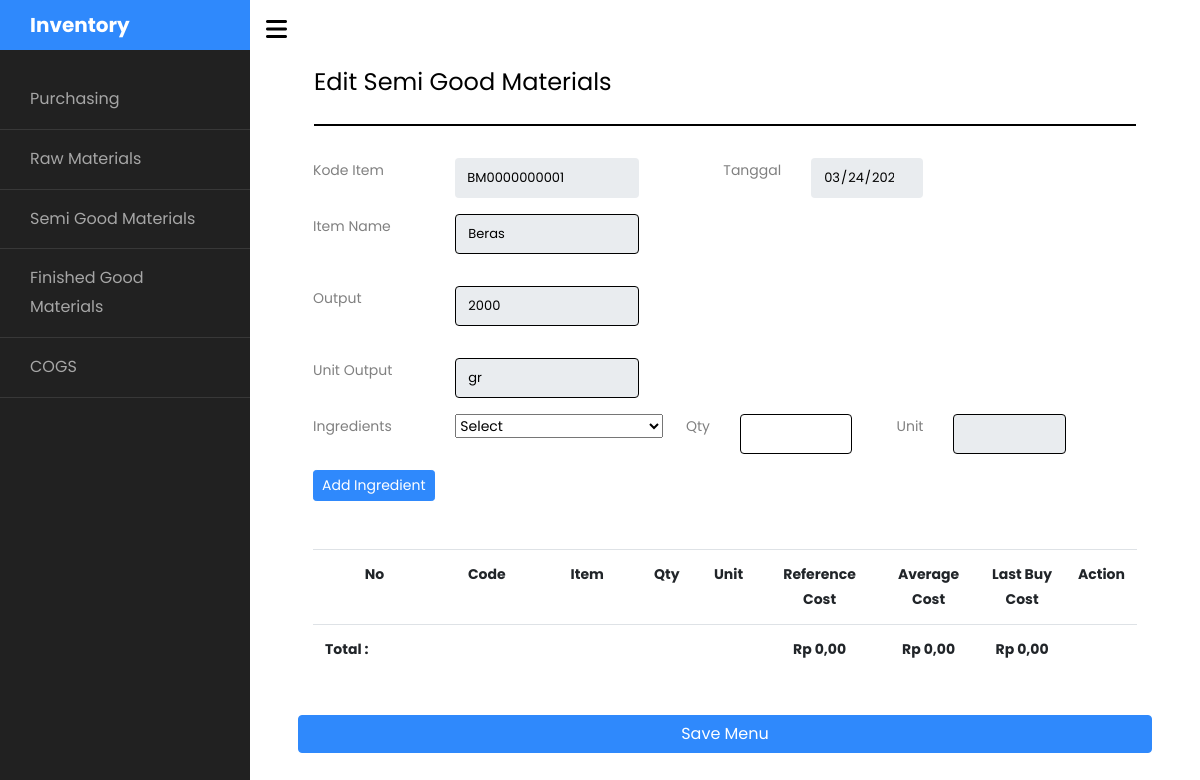
Screenshot of /bahansetengahjadi/editbahansetengahjadi.php?data=BM0000000001 with the database file from the repository.
### tables this page shows
CREATE TABLE `tb_bahan_mentah` (
  `uuid` varchar(255) NOT NULL,
  `code_item` varchar(50) NOT NULL,
  `item` varchar(250) NOT NULL,
  `tipe_item` varchar(100) NOT NULL,
  `purchase_date` date DEFAULT NULL,
  `qty` int(11) DEFAULT NULL,
  `unit` varchar(15) DEFAULT NULL,
  `cost` float NOT NULL,
  `cost_unit` float NOT NULL
);

### function/database.php (called while the page is built, shortened)
<?php
class Database
{
    private $host = 'localhost';
    private $username = 'root';
    private $db_name = 'stock';
    private $db_password = '';
    public $conn = "";
    public function __construct()
    {
        $this->conn = mysqli_connect($this->host, $this->username, $this->db_password, $this->db_name);
    }
    public function selectAll($query)
    {
        $result = mysqli_query($this->conn, $query);
        return $result;
    }
}

### function/rupiah.php (called while the page is built)
<?php
class Rupiah
{
    public function format($string)
    {
        $angka  = $string;
        $formatted_angka = number_format($angka, 2, ',', '.');
        return 'Rp ' . $formatted_angka;
    }
}

### bahansetengahjadi/editbahansetengahjadi.php (the view, shortened to what this page needs)
<?php
require_once('../function/database.php');
require_once('../function/rupiah.php');
$db = new Database();
$rp = new Rupiah();
$code_item  = $_GET['data'];
$query_get_name_item = "SELECT * from tb_bahan_mentah where code_item='" . $code_item . "' limit 1";
$get_name_item = mysqli_fetch_assoc($db->selectAll($query_get_name_item));
$item = $get_name_item['item'];
$qty_output = $get_name_item['qty'];
$output_unit = $get_name_item['unit'];
?>
<!DOCTYPE html>
<html lang="en">
<head>
    <link rel="stylesheet" href="https://stackpath.bootstrapcdn.com/font-awesome/4.7.0/css/font-awesome.min.css" />
    <link rel="stylesheet" href="../css/style.css" />
    <link rel="stylesheet" href="../css/main.css" />
    <link rel="stylesheet" href="https://cdnjs.cloudflare.com/ajax/libs/font-awesome/6.3.0/css/all.min.css" />
    <link rel="stylesheet" href="https://cdnjs.cloudflare.com/ajax/libs/select2/4.0.13/css/select2.min.css" />
</head>
<body>
    <div class="wrapper d-flex align-items-stretch">
        <nav id="sidebar">
            <div class="custom-menu">
                <button type="button" id="sidebarCollapse" class="btn btn-primary">
                    <i class="fa fa-bars"></i>
                </button>
            </div>
            <h1><a href="index.html" class="logo">Inventory</a></h1>
            <ul class="list-unstyled components mb-5">
                <li class="">
                    <a href="../purchasing/purchasing.php"> Purchasing</a>
                </li>
                <li class="">
                    <a href="<?= BASE_URL ?>../../../bahanmentah.php"> Raw Materials</a>
                </li>
                <li>
                    <a href="<?= BASE_URL ?>../../../bahan_setengah_jadi.php"> Semi Good Materials</a>
                </li>
                <li>
                    <a href="<?= BASE_URL ?>../../../bahanjadi/bahan_jadi.php"> Finished Good Materials</a>
                </li>
                <li>
                    <a href="<?= BASE_URL ?>../../../index.php"> COGS</a>
                </li>
            </ul>
        </nav>
        <div id="content" class="p-4 p-md-5 pt-5">
            <div class="app-card-header p-3 main-content container-fluid ">
                <div class="row justify-content-between align-items-center line">
                    <div class="col-auto">
                        <h4 class="app-card-title">
                            Edit Semi Good Materials
                        </h4>
                    </div>
                </div>
                <hr style="height: 2px; border: none; color: black; background-color: black;">
            </div>
            <div class="app-card-body pb-3 main-content container-fluid">
                <form method="POST" id="new">
                    <div class="space_line row">
                        <div class="col-sm-2 col-lg-2">
                            Kode Item
                        </div>
                        <div class="col-sm-2 col-lg-3">
                            <input type="text" name="number" id="number" class="form-control square" required="required" disabled="disabled" value="<?= $code_item; ?>">
                        </div>
                        <div class="col-sm-2 col-lg-2" align="right">
                            Tanggal
                        </div>
                        <div class="col-sm-2 col-lg-2">
                            <input type="date" name="tanggal" id="tanggal" class="form-control square" required="required" disabled="disabled" value="<?php echo date('Y-m-d') ?>">
                        </div>
                    </div>
                    <div class="space_line row mt-3">
                        <div class="col-sm-2 col-lg-2">
                            Item Name
                        </div>
                        <div class="col-sm-2 col-lg-3">
                            <div class="form-group">
                                <input type="text" class="form-control" style="border:thin solid black" id="name_item" aria-describedby="emailHelp" autocomplete="off" required="required" value="<?php echo $item; ?> " disabled="disabled">
                            </div>
                        </div>
                    </div>
                    <div class="space_line row mt-3">
                        <div class="col-sm-2 col-lg-2">
                            Output
                        </div>
                        <div class="col-sm-2 col-lg-3">
                            <div class="form-group">
                                <input type="text" class="form-control" style="border:thin solid black" id="output" aria-describedby="emailHelp" autocomplete="off" required="required" value="<?php echo $qty_output; ?> " disabled="disabled">
                            </div>
                        </div>
                    </div>
                    <div class="space_line row mt-3">
                        <div class="col-sm-2 col-lg-2">
                            Unit Output
                        </div>
                        <div class="col-sm-2 col-lg-3">
                            <div class="form-group">
                                <input type="text" class="form-control" style="border:thin solid black" id="output_unit" aria-describedby="emailHelp" autocomplete="off" required="required" value="<?php echo $output_unit; ?> " disabled="disabled">
                            </div>
                        </div>
                    </div>
                    <div class=" space_line row">
                        <div class="col-sm-2 col-lg-2">
                            Ingredients <a href="#" data-bs-toggle="modal" data-bs-target="#tambah_barang"><i class="bi bi-plus-circle"></i></a>
                        </div>
                        <div class="col-sm-3 col-lg-3">
                            <select onchange="getItem();" class="js-select2" name="item" style="width: 208px;" id="item">
                                <option value="null">Select</option>
                            </select>
                        </div>
                        <div class="col-sm-1 col-lg-1" align="right">
                            Qty
                        </div>
                        <div class="col-sm-2 col-lg-2">
                            <input type="number" name="qty" id="qty" min="1" class="form-control square" required="required" style="border:1px solid black;">
                        </div>
                        <div class="col-sm-1 col-lg-1" align="right">
                            Unit
                        </div>
                        <div class="col-sm-2 col-lg-2" style="width: 75px;">
                            <input type="text" name="unit" id="unit" class="form-control square" required="required" style="border:1px solid black;" disabled="disabled">
                        </div>
                    </div>
                    <div class="space_line row mt-3">
                        <div class="col-lg-12">
                            <button type="submit" id="save" class="btn btn-sm btn-primary btn-custom">Add Ingredient</button>
                        </div>
                    </div>
                </form>
                <table class="table mb-0 mt-5">
                    <thead>
                        <tr>
                            <td width="50px" align="center"><b>No</b></td>
                            <td width="250px" class="text-center"><b>Code</b></td>
                            <td width="250px" class="text-center"><b>Item</b></td>
                            <td width="100px" class="text-center"><b>Qty</b></td>
                            <td width="100px" class="text-center"><b>Unit</b></td>
                            <td width="200px" class="text-center"><b>Reference Cost</b></td>
                            <td class="text-center" width="150px"><b>Average Cost</b></td>
                            <td width="200px" class="text-center"><b>Last Buy Cost</b></td>
                            <td width="50px" class="text-center" align="center"><b>Action</b></td>
                        </tr>
                    </thead>
                    <tbody>
                        <tr>
                            <td width="350px"><b>Total : </b> </td>
                            <td></td>
                            <td></td>
                            <td></td>
                            <td></td>
                            <td id="reference_cost" class="text-center"><b><?= $rp->format($total_reference_cost); ?></b></td>
                            <td id="average_cost" class="text-center"><b><?= $rp->format($total_average_cost); ?></b></td>
                            <td id="lastbuy_cost" class="text-center"><b><?= $rp->format($total_lastbuy_cost); ?></b></td>
                            <td></td>
                        </tr>
                    </tbody>
                </table>
            </div>
            <div class="mt-4">
                <div class="row">
                    <div class="col-lg-12"><button id="save-menu" class="btn btn-primary w-100">Save Menu</button></div>
                </div>
            </div>
        </div>
    </div>
</body>
</html>

### rows the page displays
tb_bahan_mentah: item "Beras", qty "2000", unit "gr"

### other values shown
$rp->format($total_reference_cost) "Rp 0,00"
$rp->format($total_average_cost) "Rp 0,00"
$rp->format($total_lastbuy_cost) "Rp 0,00"
